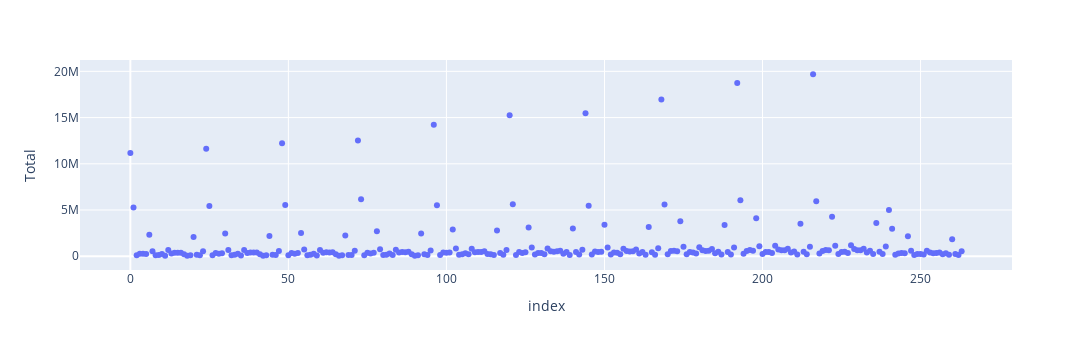

The notebook cell this image was saved under:
### Markdown cell above
Lo que haremos ahora es realizar una gráfica de dispersión para poder revisar de cerca que contienen las filas que tienen estos valores atipicos y ver si podemos eliminarlos o no.

### Code cell
graf_disperción= px.scatter(data, y='Total', width= 1200, height= 350)
graf_disperción.show()

### Figure 1 — Plotly figure (JSON) as saved in the notebook; plotly's stock layout.template omitted (floating-point values rounded to 4 significant figures; data arrays with more than 128 entries replaced by an {"elided": "..."} marker saying what was removed)
{"data": [{"hovertemplate": "index=%{x}<br>Total=%{y}<extra></extra>", "legendgroup": "", "marker": {"color": "#636efa", "symbol": "circle"}, "mode": "markers", "name": "", "orientation": "v", "showlegend": false, "type": "scatter", "x": {"elided": "264 int values"}, "xaxis": "x", "y": {"elided": "264 int values"}, "yaxis": "y"}], "layout": {"height": 350, "legend": {"tracegroupgap": 0}, "margin": {"t": 60}, "width": 1200, "xaxis": {"anchor": "y", "domain": [0, 1], "title": {"text": "index"}}, "yaxis": {"anchor": "x", "domain": [0, 1], "title": {"text": "Total"}}}}
